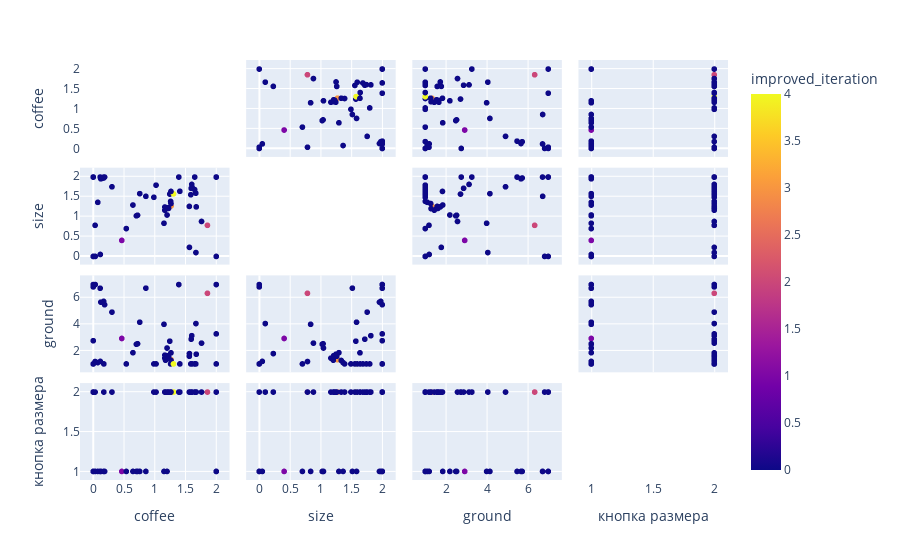

This figure's notebook cell:
### Code cell
import plotly.express as px

fig = px.scatter_matrix(
    steps_df,
    dimensions=steps_df.columns[:-1],
    color="improved_iteration"
)
fig.update_traces(diagonal_visible=False)
fig.show()

### Figure 1 — Plotly figure (JSON) as saved in the notebook; plotly's stock layout.template omitted (floating-point values rounded to 4 significant figures)
{"data": [{"diagonal": {"visible": false}, "dimensions": [{"axis": {"matches": true}, "label": "coffee", "values": [0.4639, 0.7011, 1.857, 1.67, 1.564, 0.8555, 1.266, 1.15, 0.1688, 0.3043, 1.264, 1.258, 1.2, 1.225, 1.214, 1.165, 1.211, 1.175, 0.1845, 1.186, 0.1234, 1.164, 1.213, 0.7197, 2.0, 0.0, 2.0, 0.0, 0.0, 0.172, 0.02989, 0.0, 0.7562, 0.1123, 0.0, 2.0, 0.03181, 1.244, 1.305, 1.675, 1.761, 1.562, 1.602, 0.07334, 1.391, 0.6455, 1.592, 1.587, 1.65, 1.021, 1.408, 0.9858, 0.5369, 0.1149, 1.668, 1.648, 1.608, 1.264]}, {"axis": {"matches": true}, "label": "size", "values": [0.4042, 1.023, 0.7836, 0.09786, 0.2285, 1.514, 1.272, 0.8352, 1.976, 1.755, 1.333, 1.388, 1.044, 1.21, 1.227, 1.245, 1.211, 1.204, 2.0, 1.21, 1.955, 1.165, 1.214, 1.038, 2.0, 0.0, 2.0, 0.0, 2.0, 2.0, 0.7843, 2.0, 1.582, 2.0, 2.0, 0.0, 0.0, 1.571, 1.575, 1.249, 0.8808, 1.26, 1.815, 1.363, 2.0, 1.295, 1.717, 1.555, 2.0, 1.796, 1.642, 1.491, 0.7016, 0.04978, 1.593, 1.685, 1.741, 1.638]}, {"axis": {"matches": true}, "label": "ground", "values": [2.924, 2.489, 6.338, 4.052, 1.781, 6.727, 1.324, 3.994, 5.729, 4.916, 1.261, 1.004, 2.201, 1.554, 1.612, 1.665, 1.612, 1.283, 5.479, 1.62, 5.671, 1.44, 1.592, 2.527, 7.0, 6.823, 3.273, 1.0, 7.0, 1.0, 1.182, 2.756, 4.153, 6.722, 1.0, 1.0, 7.0, 2.72, 1.0, 1.735, 2.574, 1.582, 3.135, 1.101, 7.0, 1.852, 2.87, 1.0, 1.0, 1.0, 1.0, 1.0, 1.0, 1.191, 1.0, 1.0, 1.0, 1.839]}, {"axis": {"matches": true}, "label": "кнопка размера", "values": [1, 1, 2, 2, 2, 1, 2, 1, 1, 2, 2, 2, 1, 2, 2, 2, 2, 2, 1, 2, 1, 2, 2, 1, 1, 2, 2, 1, 2, 2, 2, 2, 1, 1, 1, 1, 1, 2, 2, 2, 2, 2, 2, 1, 2, 1, 2, 2, 2, 2, 2, 2, 1, 1, 2, 2, 2, 2]}], "hovertemplate": "%{xaxis.title.text}=%{x}<br>%{yaxis.title.text}=%{y}<br>improved_iteration=%{marker.color}<extra></extra>", "legendgroup": "", "marker": {"color": [1, 0, 2, 0, 0, 0, 3, 0, 0, 0, 0, 0, 0, 0, 0, 0, 0, 0, 0, 0, 0, 0, 0, 0, 0, 0, 0, 0, 0, 0, 0, 0, 0, 0, 0, 0, 0, 0, 4, 0, 0, 0, 0, 0, 0, 0, 0, 0, 0, 0, 0, 0, 0, 0, 0, 0, 0, 0], "coloraxis": "coloraxis", "symbol": "circle"}, "name": "", "showlegend": false, "type": "splom"}], "layout": {"coloraxis": {"colorbar": {"title": {"text": "improved_iteration"}}, "colorscale": [[0.0, "#0d0887"], [0.1111, "#46039f"], [0.2222, "#7201a8"], [0.3333, "#9c179e"], [0.4444, "#bd3786"], [0.5556, "#d8576b"], [0.6667, "#ed7953"], [0.7778, "#fb9f3a"], [0.8889, "#fdca26"], [1.0, "#f0f921"]]}, "dragmode": "select", "legend": {"tracegroupgap": 0}, "margin": {"t": 60}}}
